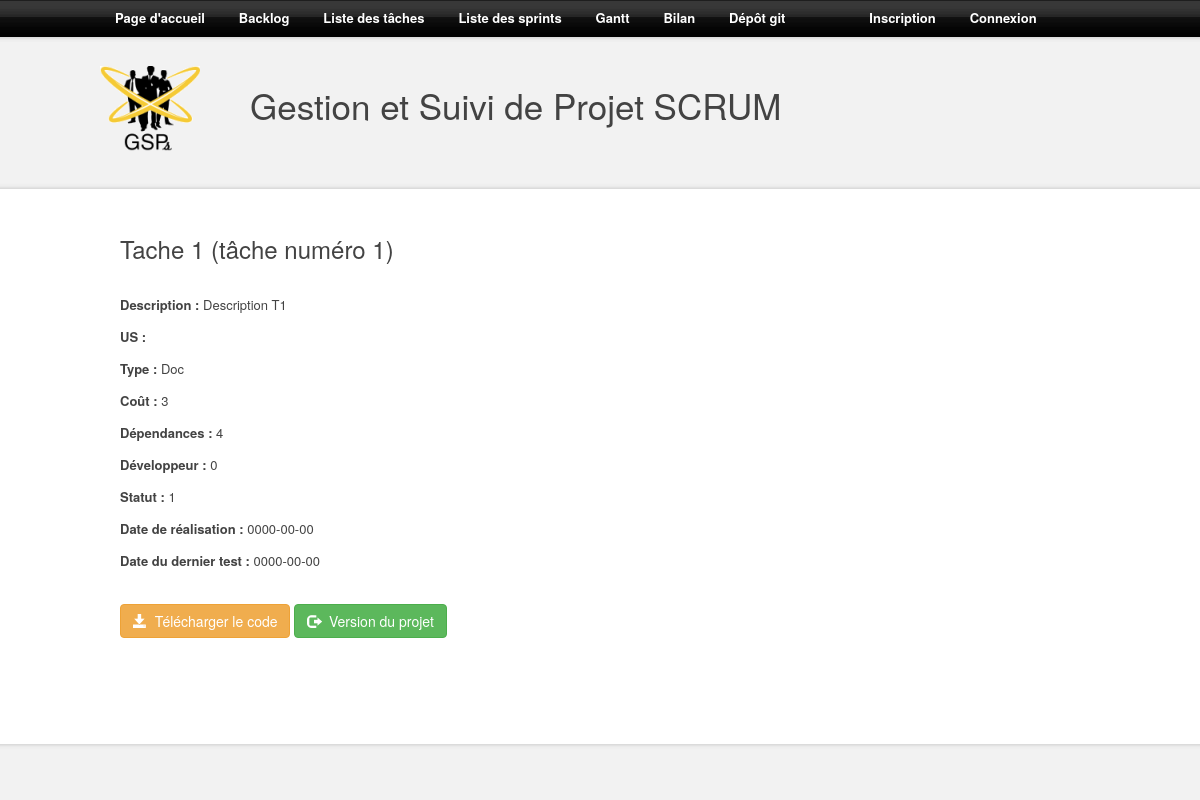
/tasc.php?ID=1, run on the app's committed database.
### tables this page shows
CREATE TABLE IF NOT EXISTS `taches` (
`ID` int(11) NOT NULL,
  `ID_US` int(11) DEFAULT NULL,
  `titre` text NOT NULL,
  `description` text,
  `type` int(11) NOT NULL,
  `cout` int(11) NOT NULL,
  `dependances` text NOT NULL,
  `developpeur` int(11) DEFAULT NULL,
  `statut` int(11) NOT NULL,
  `date_realisation` date DEFAULT NULL,
  `date_test` date DEFAULT NULL
);

### src/bdd/bdd.php (called while the page is built, shortened)
<?php
class BDD
{
	private $PDOInstance = null;
	private static $instance = null;
	private function __construct()
	{
		$this->PDOInstance = new PDO('mysql:charset=utf8;dbname='.self::DEFAULT_SQL_DTB.';host='.self::DEFAULT_SQL_HOST,self::DEFAULT_SQL_USER ,self::DEFAULT_SQL_PASS);
	}
	public static function getConnection()
	{
		if(is_null(self::$instance))
		{
			self::$instance = new BDD();
		}
		return self::$instance;
	}
	public function query($query)
	{
		return $this->PDOInstance->query($query);
	}
}
?>

### src/models/tasc.php (called while the page is built, shortened)
<?php
class ModelTasc
{
	public function _getTasc($id)
	{
		return BDD::getConnection()->query('SELECT * FROM taches WHERE ID = '.$id);
	}
}

### src/controllers/tasc.php (the view, shortened to what this page needs)
<?php
include("models/tasc.php");
class ControllerTasc
{
	private $modelTasc;
	public function __construct()
	{
		$this->modelTasc = new ModelTasc();
	}
	private function _tascType($t)
	{
		if($t==1)
		{ $type = "Dev"; }
		else if($t==2)
		{ $type = "Test"; }
		else if($t==3)
		{ $type = "Spec"; }
		else
		{ $type = "Doc"; }
		return $type;
	}
		?>
		<?php
	public function _buildTascInfo($id)
	{
		$tasc = $this->modelTasc->_getTasc($id)->fetch(PDO::FETCH_ASSOC);
		?>
		<h3><?php echo $tasc['titre']; ?> (tâche numéro <?php echo $tasc['ID']; ?>)</h3><br />
		<p><b>Description :</b> <?php echo $tasc['description']; ?></p>
		<p><b>US :</b> <?php echo $tasc['us']; ?></p>
		<p><b>Type :</b> <?php echo $this->_tascType($tache['type']); ?></p>
		<p><b>Coût :</b> <?php echo $tasc['cout']; ?></p>
		<p><b>Dépendances :</b> <?php echo $tasc['dependances']; ?></p>
		<p><b>Développeur :</b> <?php echo $tasc['developpeur']; ?></p>
		<p><b>Statut :</b> <?php echo $tasc['statut']; ?></p>
		<p><b>Date de réalisation :</b> <?php echo $tasc['date_realisation']; ?></p>
		<p><b>Date du dernier test :</b> <?php echo $tasc['date_test']; ?></p>
		<br />
		<?php
	}
}

### src/structure/top_page.php (shortened to what this page needs)
<!DOCTYPE html PUBLIC "-//W3C//DTD XHTML 1.0 Strict//EN" "http://www.w3.org/TR/xhtml1/DTD/xhtml1-strict.dtd">
<html xmlns="http://www.w3.org/1999/xhtml" xml:lang="fr" lang="fr">
	<head>
		<link rel="stylesheet" media="screen" type="text/css" title="Design" href="structure/design/style.css" />
		<link href="bootstrap/css/bootstrap.css" rel="stylesheet">
	</head>
	<body>
		<div id="background_bas">
			<div id="background_haut">
				<div id="menu">
					<a href="index.php">Page d'accueil</a>
					<a href="backlog.php">Backlog</a>
					<a href="tasc_list.php">Liste des tâches</a>
                                        <a href="sprint_list.php">Liste des sprints</a>
					<a href="gantt.php">Gantt</a>
					<a href="results.php">Bilan</a>
					<a href="git.php">Dépôt git</a>
					<?php
					if (isset($_SESSION['pseudo']))
					{
						echo '<span id="pseudo">'.$_SESSION['pseudo'].'</span>';
						?>
						<a href="deconnection.php">Déconnexion</a>
						<?php
					}
					else
					{
						?>
						<a id="shiftLeft" href="inscription.php">Inscription</a>
						<a href="connection.php">Connexion</a>
						<?php
					}
					?>
				</div>
				<div id="banniere">
                    <img id="logoSite" alt="logo du site" src="structure/design/logoSite.png" />
					<h1>Gestion et Suivi de Projet SCRUM</h1>
				</div>
				<div id="corps">
					<div id="texte">

### src/tasc.php
<?php
include("bdd/bdd.php");
include("structure/top_page.php");
include("controllers/tasc.php");
$controllerTasc = new ControllerTasc();
$controllerTasc->_buildTascInfo($_GET['ID'])
?>
<a href="#" class="btn btn-primary btn-warning"><span class="glyphicon glyphicon-save"></span>  Télécharger le code</a>
<a href="#" class="btn btn-primary btn-success"><span class="glyphicon glyphicon-log-out"></span>  Version du projet</a>
<?php include("structure/bottom_page.php"); ?>

### src/structure/bottom_page.php (shortened to what this page needs)
					</div>
				</div>
				<div style="height : 80px;"></div>
			</div>
		</div>
	</body>
</html>

### src/structure/design/style.css (style rules this page uses)
html, body { height : 100%; margin : 0px; padding : 0px; font-family : Trebuchet MS , sans-serif; }
#corps { width : 1000px; margin : auto; }
#background_haut { height : 100%; background : url("background_haut.png") top center repeat-x; }
#background_bas { min-height : 100%; background : url("background_bas.png") bottom center repeat-x; }
#banniere { width : 1000px; height : 180px; margin : auto; }
#logoSite { float : left; margin-top: 30px; }
#banniere h1 { float : left; font-size : 35px; margin-top : 50px; margin-left : 50px; margin-bottom : 10px; color : #434343; }
#texte { padding : 20px; padding-top : 0px; text-align : justify; font-size : 13px; color : #434343; line-height : 22px; }
p { margin-top : 0px; }
a { color : #007a99; text-decoration : none; }
img { border : none; }
#menu { width : 1000px; height : 36px; text-align : left; padding-top : 7px; margin : auto; }
#menu a:not(#shiftLeft) { padding-right : 15px; padding-left : 15px; font-size : 13px; font-weight : bold; color : white; }
#pseudo, #shiftLeft { padding-right : 15px; padding-left : 65px; font-size : 13px; font-weight : bold; color : #c8e5bc; }
#shiftLeft { color : white; }

### data on the page
taches: titre "Tache 1", ID "1", description "Description T1", cout "3", dependances "4", developpeur "0", statut "1", date_realisation "0000-00-00", date_test "0000-00-00"

### other printed values
$this->_tascType($tache['type']) "Doc"
